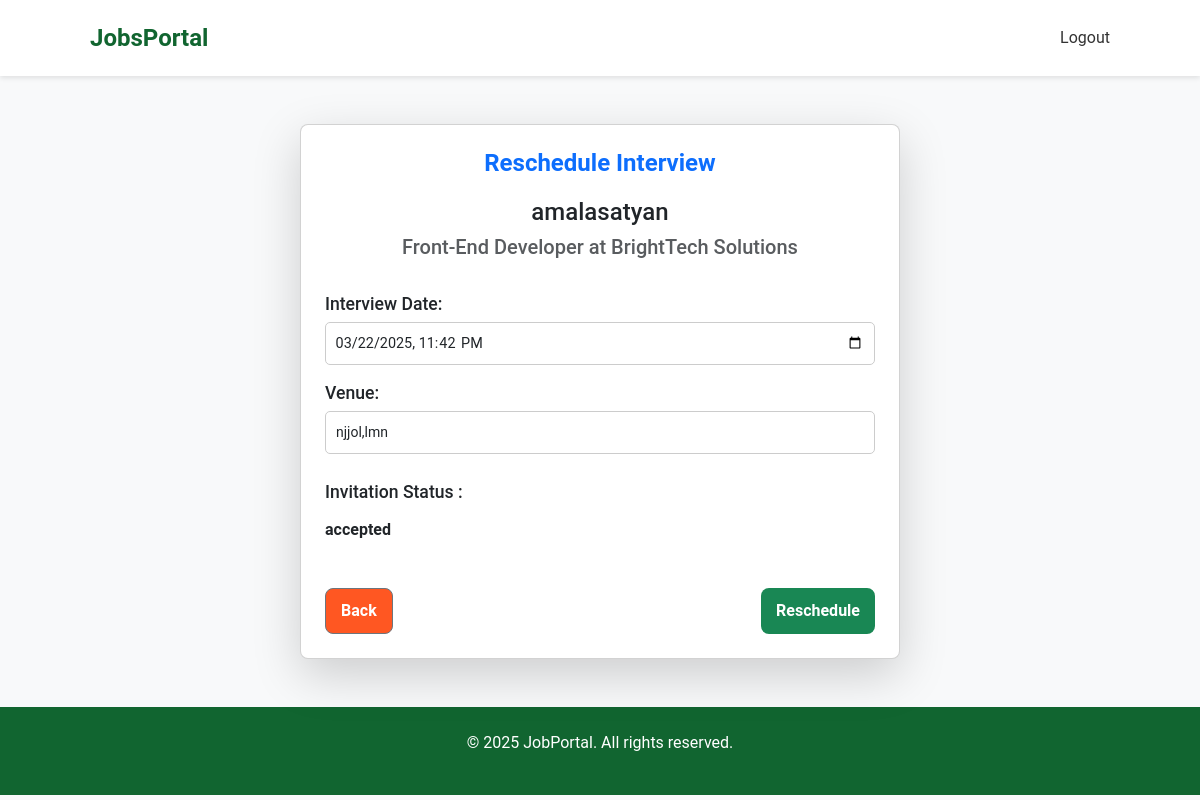
The page /schedule-interview/13/ (signed in) on the database its author committed.
### jobs/models.py (models this page shows, shortened)
class Application(models.Model):
    STATUS_CHOICES = [
        ('pending', 'Pending'),
        ('selected', 'Selected'),
        ('rejected', 'Rejected'),
    ]
    job = models.ForeignKey(Job, on_delete=models.CASCADE)
    job_seeker = models.ForeignKey(User, on_delete=models.CASCADE, limit_choices_to={'user_type': 'job_seeker'})
    applicant_fullname = models.CharField(max_length=255 , blank=True,null=True)
    qualification = models.CharField(max_length=100, default="Bachelor")
    experience = models.TextField(default="Fresher")
    profile_photo = models.ImageField(upload_to='profile_photos/', blank=True, null=True)
    skills = models.TextField(blank=True,null=True)
    email = models.EmailField(blank=True,null=True)
    phone = models.CharField(max_length=15,blank=True,null=True)
    cover_letter = models.FileField(upload_to='cover_letters/', blank=True, null=True)
    applied_at = models.DateTimeField(auto_now_add=True)
    status = models.CharField(max_length=10, choices=STATUS_CHOICES, default='pending')

class User(AbstractUser):
    USER_TYPE_CHOICES = (
        ('employer', 'Employer'),
        ('job_seeker', 'Job Seeker'),
    )
    user_type = models.CharField(max_length=20, choices=USER_TYPE_CHOICES)
    groups = models.ManyToManyField(Group, related_name="custom_user_groups", blank=True)
    user_permissions = models.ManyToManyField(Permission, related_name="custom_user_permissions", blank=True)

class Job(models.Model):
    employer = models.ForeignKey(User, on_delete=models.CASCADE, limit_choices_to={'user_type': 'employer'})
    company_name = models.CharField(max_length=255, blank=True, null=True)
    company_website = models.URLField(blank=True, null=True)
    job_title = models.CharField(max_length=200,null=True,blank=True)
    description = models.TextField()
    required_skills = models.TextField(blank=True, null=True)
    location = models.CharField(max_length=100)
    salary_range = models.CharField(max_length=100,null=True,blank=True)
    category = models.ForeignKey(JobCategory, on_delete=models.SET_NULL, null=True, blank=True)
    job_type = models.ForeignKey(JobType, on_delete=models.SET_NULL, null=True, blank=True)
    minimum_qualification = models.CharField(max_length=100, default="Bachelor")
    experience_level = models.CharField(max_length=100,default="Fresher")
    application_deadline = models.DateField(null=True,blank=True)
    posted_at = models.DateTimeField(auto_now_add=True)
    def __str__(self):
        return f"{self.job_title} at {self.company_name}"

class Interview(models.Model):
    STATUS_CHOICES = [
        ("pending", "Pending"),
        ("accepted", "Accepted"),
        ("rejected", "Rejected"),
    ]
    application = models.OneToOneField('Application', on_delete=models.CASCADE)  # Link to application
    interviewer = models.ForeignKey(User, on_delete=models.CASCADE)  # Employer conducting the interview
    interview_date = models.DateTimeField(null=True,blank=True)  # Date and time of interview
    venue = models.CharField(max_length=255)  # Interview venue
    status = models.CharField(max_length=20, choices=[('Scheduled', 'Scheduled'), ('Completed', 'Completed')], default='Scheduled')
    invitation_status = models.CharField(max_length=10, choices=STATUS_CHOICES, default="pending")
    rejection_reason = models.TextField(blank=True, null=True)  # Store rejection reason

### jobs/views.py (the view)
# urls.py: path('schedule-interview/<int:v_id>/', schedule_interview, name='schedule_interview'),
@login_required
def schedule_interview(request, v_id):
    application = get_object_or_404(Application, id=v_id)
    interview, created = Interview.objects.get_or_create(application=application, interviewer=request.user)
    if request.method == "POST":
        form = InterviewForm(request.POST, instance=interview)
        if form.is_valid():
            form.save()
            send_interview_email(interview)
            if created:
                messages.success(request, "Interview scheduled successfully! Email sent to the candidate.")
            else:
                messages.success(request, "Interview rescheduled successfully! Email notification sent.")
            print("Sending email to:", interview.application.job_seeker.email)
            return redirect('viewapplicantdetails', v_id=v_id)  # Redirect to view details
    else:
        form = InterviewForm(instance=interview)
    return render(request, "schedule_interview.html", {"form": form, "application": application, "interview": interview})

### jobs/forms.py
class InterviewForm(forms.ModelForm):
    class Meta:
        model = Interview
        fields = ['interview_date', 'venue']

### jobs/templates/schedule_interview.html (shortened to what this page needs)
{% extends 'base.html' %}
{% load static %}
{% block content %}
<div class="container">
    <div class="card shadow-lg mt-5 p-4">
        <h2 class="text-center text-primary">
            {% if interview.interview_date %}
                Reschedule Interview
            {% else %}
                Schedule Interview
            {% endif %}
        </h2>
        <h4 class="text-center">{{ application.job_seeker.username }}</h4>
        <h5 class="text-center text-muted">{{ application.job }}</h5>
        <form method="POST" class="mt-4">
            <div class="form-group">
                <label for="interview_date" class="font-weight-bold">Interview Date:</label>
                <input type="datetime-local" id="interview_date" name="interview_date" class="form-control"
                    {% if interview.interview_date %} value="{{ interview.interview_date|date:'Y-m-d\TH:i' }}" {% endif %} required>
                </div>
            <div class="form-group">
                <label for="venue" class="font-weight-bold">Venue:</label>
                <input type="text" id="venue" name="venue" class="form-control"
                    {% if interview.venue %} value="{{ interview.venue }}" {% endif %} required>
            </div>
            <div class="form-group">
                <label for="invitation_status" class="font-weight-bold">Invitation Status :</label>
                    <p class="form-control-plaintext">
                        <strong>
                            {% if interview.invitation_status %}
                                {{ interview.invitation_status }}
                            {% else %}
                                Pending
                            {% endif %}
                        </strong>
                    </p>
                </div>
            <div class="d-flex justify-content-between mt-4">
                <a href="/viewapplicant/{{application.id}}" class="btn btn-secondary">Back</a>
                <button type="submit" class="btn btn-success">
                    {% if interview.interview_date %} Reschedule {% else %} Schedule {% endif %}
                </button>
            </div>
        </form>
    </div>
</div>
{% endblock %}

### jobs/static/css/base.css (style rules this page uses)
body { font-family: Arial, sans-serif; margin: 0; padding: 0; background-color: #f8f9fa; }

### jobs/static/css/style.css (style rules this page uses)
body { font-family: 'Poppins', sans-serif; margin: 0; padding: 0; background-color: #f8f9fa; }

### jobs/static/css/job_apply.css (style rules this page uses)
body { font-family: Arial, sans-serif; margin: 0; padding: 0; background-color: #f5f5f5; }
input[type="text"], input[type="email"], input[type="tel"], input[type="file"], textarea, select { width: 100% !important; max-width: 600px !important; padding: 10px !important; border: 1px solid #ccc !important; border-radius: 5px !important; font-size: 14px !important; box-sizing: border-box !important; }
h2 { text-align: center; font-size: 24px; font-weight: bold; margin-bottom: 20px; }
form { display: flex; flex-direction: column; }
.form-group { margin-bottom: 15px; }
label { font-weight: bold; display: block; margin-bottom: 5px; }
input, textarea, select { width: calc(100% - 24px); padding: 12px; border: 1px solid #ccc; border-radius: 5px; font-size: 14px; background-color: #f8f8f8; outline: none; box-sizing: border-box; }

### jobs/static/css/job.css (style rules this page uses)
.form-group { display: flex; flex-direction: column; flex: 1; }
.form-group label { font-weight: 500; margin-bottom: 0.5rem; }
.form-group input, .form-group select, .form-group textarea { padding: 0.6rem; border: 1px solid #ccc; border-radius: 5px; font-size: 0.9rem; }
form .form-group input[type="text"], form .form-group textarea, form .form-group select { width: 100% !important; max-width: 100% !important; box-sizing: border-box; }

### jobs/static/css/register.css (style rules this page uses)
body { background-color: #f9fafb; font-family: 'Segoe UI', sans-serif; }
.form-control, .form-select { border-radius: 8px; border: 1px solid #ced4da; padding: 12px; transition: border-color 0.3s; }
button { background-color: #116530; color: white; border-radius: 8px; padding: 12px; border: none; font-weight: 500; transition: background-color 0.3s; }

### jobs/static/css/login.css (style rules this page uses)
body { background-color: #f8f9fa; }

### jobs/static/css/dash.css (style rules this page uses)
input[type="text"] { width: 80%; padding: 8px; border: 1px solid #ccc; border-radius: 4px; margin-bottom: 10px; }
.btn { display: inline-block; padding: 10px 15px; border-radius: 6px; font-size: 16px; text-align: center; text-decoration: none; font-weight: bold; transition: 0.3s ease; }
.btn-secondary { background-color: #ff5722; color: white; }

### jobs/static/css/myjobs.css (style rules this page uses)
* { margin: 0; padding: 0; box-sizing: border-box; }
body { font-family: Arial, sans-serif; background-color: #f8f9fa; color: #333; }
.container { width: 90%; max-width: 1200px; margin: 0 auto; }

### jobs/static/css/detailapplicant.css (style rules this page uses)
.card { border-radius: 12px; background-color: #ffffff; }
h2 { font-weight: bold; font-size: 24px; }
.btn { border-radius: 8px; font-weight: 600; transition: all 0.3s ease-in-out; }
.btn-success { border-radius: 8px; font-size: 16px; padding: 10px; background-color: #198754; border: none; }

### jobs/static/css/schedule.css (style rules this page uses)
body { background-color: #f8f9fa; font-family: 'Arial', sans-serif; }
.card { max-width: 600px; margin: auto; border-radius: 12px; padding: 20px; background: white; }
.form-group label { font-size: 1.1rem; margin-bottom: 5px; }
.form-control { border-radius: 8px; padding: 10px; font-size: 1rem; }
.btn { border-radius: 8px; padding: 10px 15px; font-size: 1rem; }

### jobs/static/css/myapplication.css (style rules this page uses)
.container { max-width: 1140px; }
.card { background: white; border-radius: 8px; padding: 20px; box-shadow: 0px 4px 10px rgba(0, 0, 0, 0.1); }

### jobs/templates/base.html (style rules this page uses)
body { background-color: #f8f9fa; font-family: 'Roboto', sans-serif; }

### rows shown on the page
Application: job_seeker.username "amalasatyan", job "Front-End Developer at BrightTech Solutions"
Interview: interview_date "03/22/2025 23:42", venue "njjol,lmn", invitation_status "accepted"
